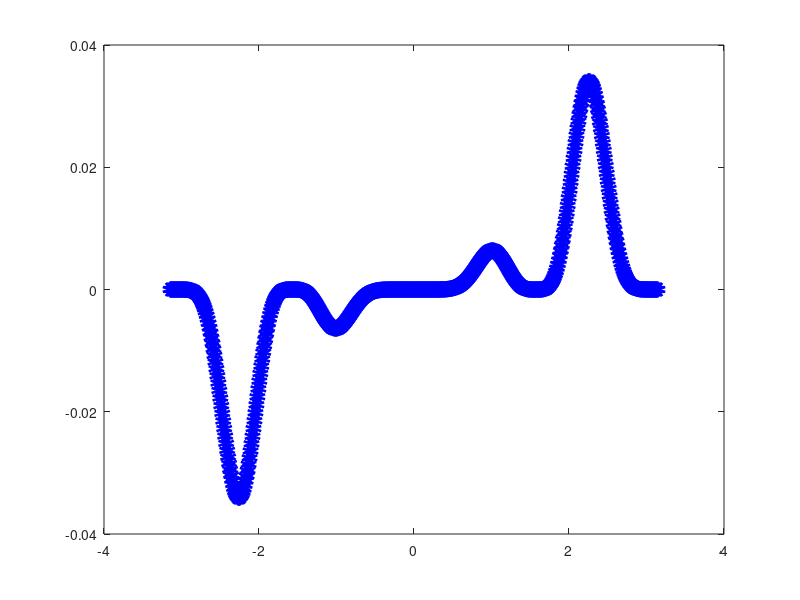

MATLAB code for this plot: (Note: this script raises an error after producing the figure.)
%
% perform linear least squares to find a best fit function through data
% {(xi, yi)}Ni=1
%

function fit_Sine_Series()

N = 500;    % # of data points
M = 5;    % upper bound of sum
xData = linspace(-pi,pi,N);    % creating data
yData = ((0.25*xData.^2).*cos(xData).^4.*sin(xData).^7)';

for j = 1:N
    
    x = xData(j);    % calls x data
    y = yData(j);    % calls y data
    
    for i = 1:M
        A(j,i) = sin(i*x);    % sum
    end
    
    B(j,:) = y;
    
end

pseudoinv = (inv(A'*A))*A';    % creates pseudo inverse
beta = pseudoinv*B;    % finds beta values

for j = 1:N
    
    x = xData(j);
    f(j,1) = 0;
    i = 1;    % initializes counter
    
    while i <= M    % while counter is less than M
        
        f(j,1) = f(j,1) + beta(i)*sin(i*x);    % sum
        i = i + 1;    % increase counter
        
    end
    
end

% plot
figure;
plot(xData,yData,'bo','LineWidth',6);
hold on;
plot(xData,f,'Red','LineWidth',4)
xlabel('x');
ylabel('y');
legend('Data','Best Sine Series Fit')

res = B - A*beta;    % calculate residual
l2norm = sqrt(res'*res)    % calculate and print l2norm

end

%
% a) Using N = 500, when M = 5, the l2norm = 0.0813. M = 10, l2norm = 0.0096,
% M = 20, l2norm = 2.1412e-06, and M = 40, l2norm = 3.9199e-09. As you
% increase M, the l2norm decreases.
%
% b) This series/process is called a Fourier Series.
%